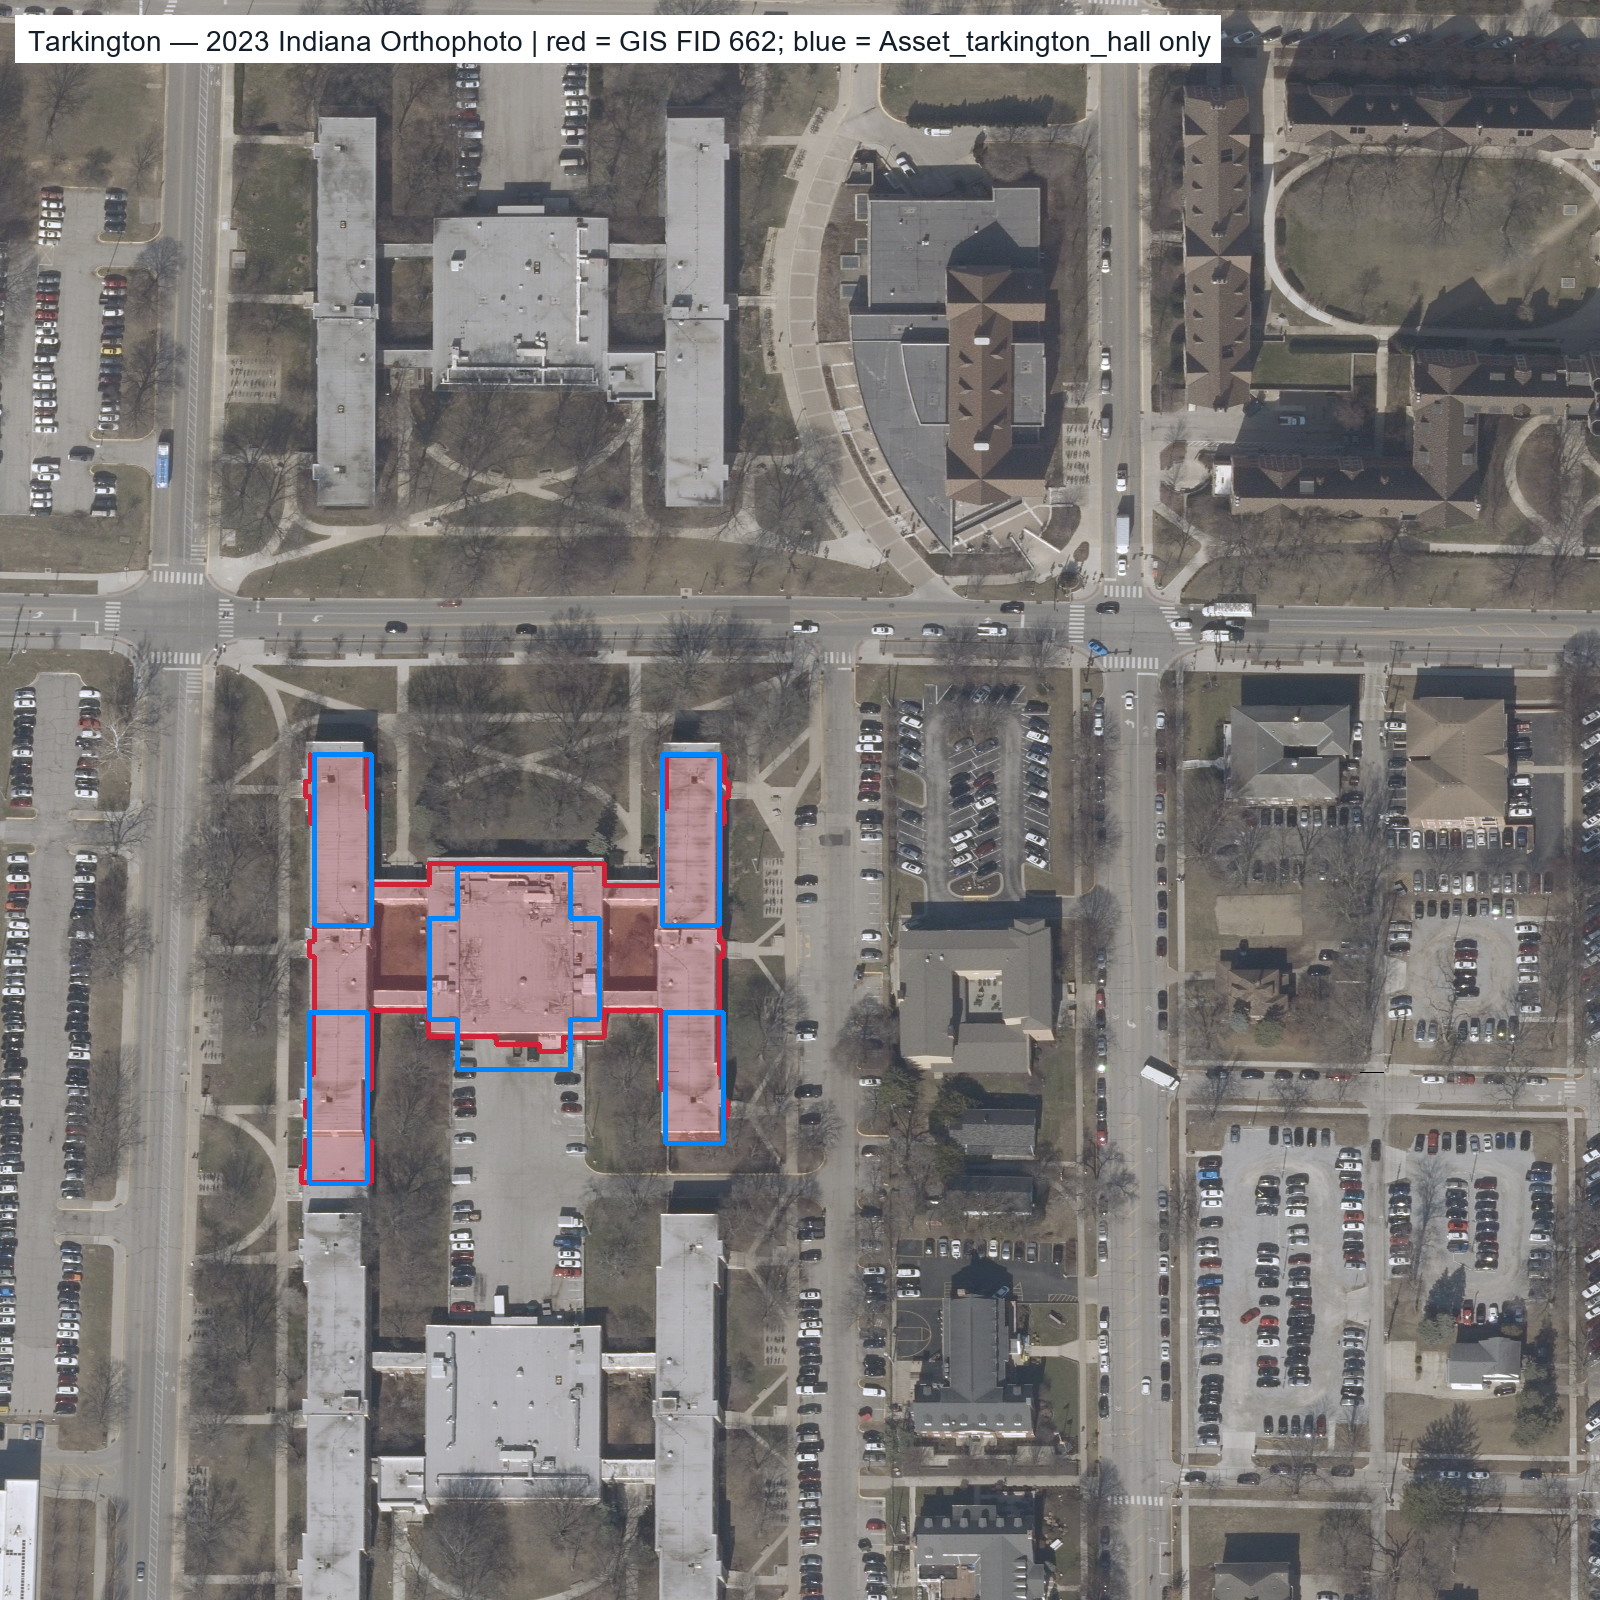

Write Python code to recreate this figure.
"""Draw the delivered export-collection shell against the orthophoto and GIS."""
import json
import math
from pathlib import Path

from PIL import Image, ImageDraw, ImageFont
from shapely.geometry import MultiPoint, Polygon
from shapely.ops import unary_union

out = Path(__file__).resolve().parent
feature = json.loads((out / "gis_feature_662.json").read_text(encoding="utf-8"))["feature"]
shell_data = json.loads((out / "shell_vertices_r2.json").read_text(encoding="utf-8"))["objects"]
membership = json.loads((out / "independent_membership_r2.json").read_text(encoding="utf-8"))
origin = (-591.6124877929688, 348.0)
lon0, lat0 = -86.9137, 40.4274
sx = 111412.84 * math.cos(math.radians(lat0))
sy = 111040.0
rings = feature["geometry"]["rings"]
gis_rings = [[((lon - lon0) * sx - origin[0], (lat - lat0) * sy - origin[1]) for lon, lat in ring]
             for ring in rings]
gis = Polygon(gis_rings[0], gis_rings[1:])
export_names = set(membership["export_object_names"])
parts = []
for record in shell_data:
    if record["name"] not in export_names:
        continue
    polygon = MultiPoint(record["vertices_xy"]).convex_hull
    if polygon.geom_type == "Polygon" and polygon.area > 0:
        parts.append(polygon)
model = unary_union(parts)
img = Image.open(out / "indiana_2023_ortho_r1.png").convert("RGBA")
w, h = img.size
bbox = (-86.922, 40.429, -86.918, 40.433)


def pixel(point):
    x, y = point
    lon = lon0 + (x + origin[0]) / sx
    lat = lat0 + (y + origin[1]) / sy
    return (round((lon - bbox[0]) / (bbox[2] - bbox[0]) * w),
            round((bbox[3] - lat) / (bbox[3] - bbox[1]) * h))


overlay = Image.new("RGBA", (w, h), (0, 0, 0, 0))
draw = ImageDraw.Draw(overlay, "RGBA")
points = [pixel(point) for point in gis.exterior.coords]
draw.polygon(points, fill=(240, 55, 65, 50))
draw.line(points, fill=(208, 35, 55, 255), width=5, joint="curve")
for polygon in model.geoms if hasattr(model, "geoms") else [model]:
    points = [pixel(point) for point in polygon.exterior.coords]
    draw.line(points, fill=(0, 135, 255, 255), width=5, joint="curve")
img.alpha_composite(overlay)
result = img.convert("RGB")
draw = ImageDraw.Draw(result)
try:
    font = ImageFont.truetype("arial.ttf", 28)
except OSError:
    font = ImageFont.load_default()
draw.rectangle((15, 15, 1220, 62), fill=(255, 255, 255))
draw.text((28, 25),
          "Tarkington — 2023 Indiana Orthophoto | red = GIS FID 662; blue = Asset_tarkington_hall only",
          font=font, fill=(20, 30, 40))
result.save(out / "ortho_export_only_overlay_r2.png")
